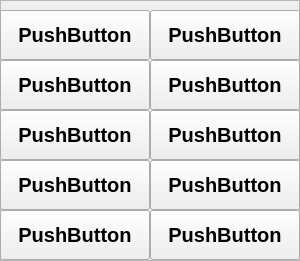
   <widget class="QFrame" name="frame">
    <property name="geometry">
     <rect>
      <x>310</x>
      <y>10</y>
      <width>300</width>
      <height>261</height>
     </rect>
    </property>
    <property name="frameShape">
     <enum>QFrame::StyledPanel</enum>
    </property>
    <property name="frameShadow">
     <enum>QFrame::Raised</enum>
    </property>
    <widget class="QPushButton" name="PB_Nuevo">
     <property name="enabled">
      <bool>true</bool>
     </property>
     <property name="geometry">
      <rect>
       <x>0</x>
       <y>10</y>
       <width>150</width>
       <height>50</height>
      </rect>
     </property>
     <property name="font">
      <font>
       <pointsize>15</pointsize>
       <weight>75</weight>
       <bold>true</bold>
       <strikeout>false</strikeout>
      </font>
     </property>
     <property name="text">
      <string>PushButton</string>
     </property>
     <property name="checkable">
      <bool>false</bool>
     </property>
     <property name="autoDefault">
      <bool>false</bool>
     </property>
     <property name="default">
      <bool>false</bool>
     </property>
     <property name="flat">
      <bool>false</bool>
     </property>
    </widget>
    <widget class="QPushButton" name="PB_Nuevo_2">
     <property name="geometry">
      <rect>
       <x>150</x>
       <y>10</y>
       <width>150</width>
       <height>50</height>
      </rect>
     </property>
     <property name="font">
      <font>
       <pointsize>15</pointsize>
       <weight>75</weight>
       <bold>true</bold>
      </font>
     </property>
     <property name="text">
      <string>PushButton</string>
     </property>
    </widget>
    <widget class="QPushButton" name="PB_Nuevo_3">
     <property name="geometry">
      <rect>
       <x>0</x>
       <y>60</y>
       <width>150</width>
       <height>50</height>
      </rect>
     </property>
     <property name="font">
      <font>
       <pointsize>15</pointsize>
       <weight>75</weight>
       <bold>true</bold>
      </font>
     </property>
     <property name="text">
      <string>PushButton</string>
     </property>
    </widget>
    <widget class="QPushButton" name="PB_Nuevo_4">
     <property name="geometry">
      <rect>
       <x>150</x>
       <y>60</y>
       <width>150</width>
       <height>50</height>
      </rect>
     </property>
     <property name="font">
      <font>
       <pointsize>15</pointsize>
       <weight>75</weight>
       <bold>true</bold>
      </font>
     </property>
     <property name="text">
      <string>PushButton</string>
     </property>
    </widget>
    <widget class="QPushButton" name="PB_Nuevo_5">
     <property name="geometry">
      <rect>
       <x>0</x>
       <y>110</y>
       <width>150</width>
       <height>50</height>
      </rect>
     </property>
     <property name="font">
      <font>
       <pointsize>15</pointsize>
       <weight>75</weight>
       <bold>true</bold>
      </font>
     </property>
     <property name="text">
      <string>PushButton</string>
     </property>
    </widget>
    <widget class="QPushButton" name="PB_Nuevo_6">
     <property name="geometry">
      <rect>
       <x>150</x>
       <y>110</y>
       <width>150</width>
       <height>50</height>
      </rect>
     </property>
     <property name="font">
      <font>
       <pointsize>15</pointsize>
       <weight>75</weight>
       <bold>true</bold>
      </font>
     </property>
     <property name="text">
      <string>PushButton</string>
     </property>
    </widget>
    <widget class="QPushButton" name="PB_Nuevo_7">
     <property name="geometry">
      <rect>
       <x>0</x>
       <y>160</y>
       <width>150</width>
       <height>50</height>
      </rect>
     </property>
     <property name="font">
      <font>
       <pointsize>15</pointsize>
       <weight>75</weight>
       <bold>true</bold>
      </font>
     </property>
     <property name="text">
      <string>PushButton</string>
     </property>
    </widget>
    <widget class="QPushButton" name="PB_Nuevo_8">
     <property name="geometry">
      <rect>
       <x>150</x>
       <y>160</y>
       <width>150</width>
       <height>50</height>
      </rect>
     </property>
     <property name="font">
      <font>
       <pointsize>15</pointsize>
       <weight>75</weight>
       <bold>true</bold>
      </font>
     </property>
     <property name="text">
      <string>PushButton</string>
     </property>
    </widget>
    <widget class="QPushButton" name="PB_Nuevo_9">
     <property name="geometry">
      <rect>
       <x>0</x>
       <y>210</y>
       <width>150</width>
       <height>50</height>
      </rect>
     </property>
     <property name="font">
      <font>
       <pointsize>15</pointsize>
       <weight>75</weight>
       <bold>true</bold>
      </font>
     </property>
     <property name="text">
      <string>PushButton</string>
     </property>
    </widget>
    <widget class="QPushButton" name="PB_Nuevo_10">
     <property name="geometry">
      <rect>
       <x>150</x>
       <y>210</y>
       <width>150</width>
       <height>50</height>
      </rect>
     </property>
     <property name="font">
      <font>
       <pointsize>15</pointsize>
       <weight>75</weight>
       <bold>true</bold>
      </font>
     </property>
     <property name="text">
      <string>PushButton</string>
     </property>
    </widget>
   </widget>
